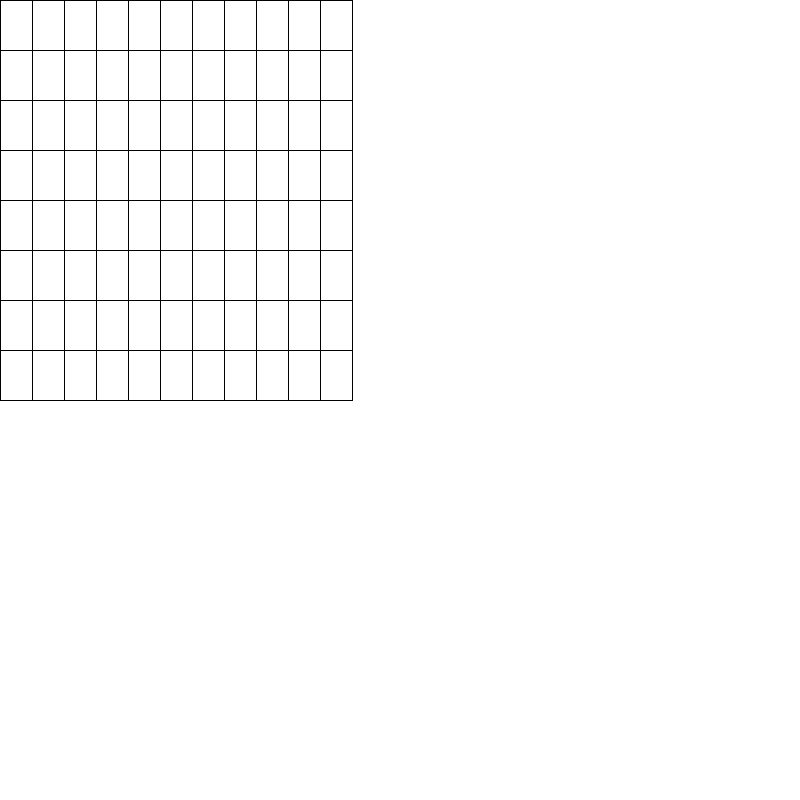
Frame 1 (no input)
Frame 60 (the mouse pressed at the canvas centre just before this capture): identical to frame 1, image omitted
Frame 120 (the mouse held since frame 60 and released just before this capture): identical to frame 1, image omitted

The Processing sketch that drew this single still picture (run headless with seeded random() and noise(); from frame 60 on, the mouse is pressed at the canvas centre):

// Processing sketch: week04_1_uno_for_for_rect
// ── week04_1_uno_for_for_rect.pde
void setup(){
  size(800,800);
}
int[][] card = new int[8][11];
void draw(){
  background(255);
  for(int i=0;i<8;i++){
    for(int j=0;j<11;j++){
      rect(j*32,i*50,32,50);
  }
 }
}
